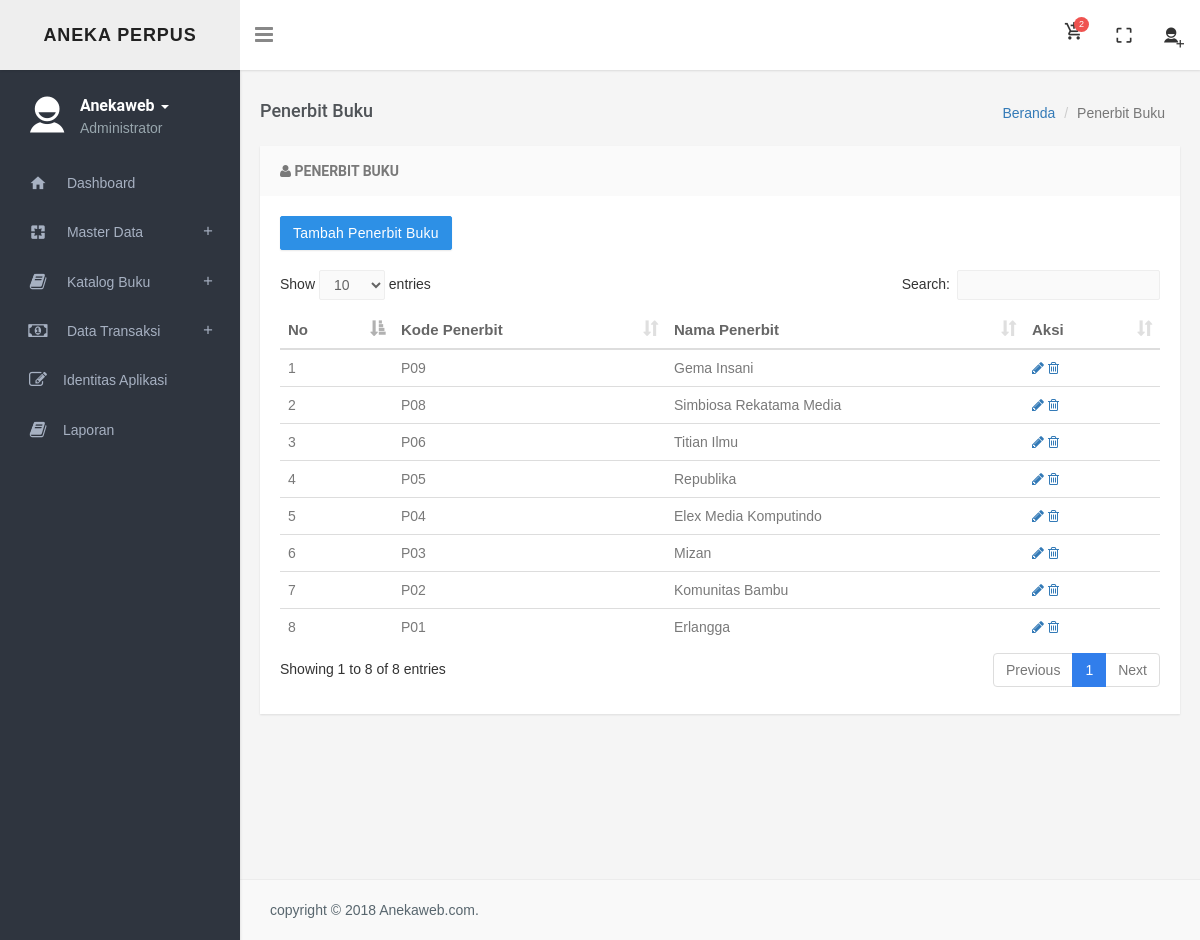
The app's page /index.php?p=penerbit (signed in) with its own data.
### tables this page shows
CREATE TABLE IF NOT EXISTS `identitas` (
  `id_identitas` int(5) NOT NULL AUTO_INCREMENT,
  `nama_aplikasi` varchar(100) NOT NULL,
  `email` varchar(50) NOT NULL,
  `tlp` varchar(50) NOT NULL,
  `alamat` text NOT NULL,
  `denda` varchar(10) NOT NULL,
  PRIMARY KEY (`id_identitas`)
);

CREATE TABLE IF NOT EXISTS `user` (
  `id` int(100) NOT NULL AUTO_INCREMENT,
  `nama` varchar(100) NOT NULL,
  `username` varchar(100) NOT NULL,
  `password` varchar(100) NOT NULL,
  `level` enum('Administrator','Karyawan') NOT NULL,
  `alamat` varchar(50) NOT NULL,
  `telp` varchar(20) NOT NULL,
  `gender` enum('Laki laki','Perempuan') NOT NULL,
  PRIMARY KEY (`id`)
);

CREATE TABLE IF NOT EXISTS `penerbit` (
  `kd_penerbit` char(3) NOT NULL,
  `nm_penerbit` varchar(30) NOT NULL,
  PRIMARY KEY (`kd_penerbit`)
);

### penerbit/penerbit.php (the view, shortened to what this page needs)
<?php
$aksi="penerbit/aksi_penerbit.php";
$p=isset($_GET['aksi'])?$_GET['aksi']:null;
switch($p){
default:
echo "<div class='row'>
    <div class='col-sm-12'>
    <h4 class='pull-left page-title'>Penerbit Buku</h4>
    <ol class='breadcrumb pull-right'>
    <li><a href='#'>Beranda</a></li>
    <li class='active'>Penerbit Buku</li>
    </ol>
    </div>
    </div>
    <div class='panel panel-default'>
    <div class='panel-heading'>
    <h3 class='panel-title'><i class='fa fa-user'></i> Penerbit Buku</h3>
    </div>  <div class='panel-body'>
    <p align='left'><a class='btn btn-primary' href='?p=penerbit&aksi=tambah'><i class='icon-plus'></i>Tambah Penerbit Buku</a></p>
    <br/>";
echo "<table id='datatable' class='table table-hover'>
	  <thead>
	  <tr>
	  <th><i class='icon-time'></i> No</th>
	  <th><i class='icon-time'></i> Kode Penerbit</th>
	  <th><i class='icon-time'></i> Nama Penerbit</th>
	  <th><i class='icon-chevron-right'></i> Aksi</th>
	  </tr>
	  </thead>
	  <tbody>";
$i=1;
$tp=mysqli_query($db,"SELECT * FROM penerbit ORDER BY kd_penerbit DESC");
while($r=mysqli_fetch_array($tp)){
 echo"<tr>
		<td>$i</td>
		<td>$r[kd_penerbit]</td>
		<td>$r[nm_penerbit]</td>
		<td><a class='on-default edit-row' href='?p=penerbit&aksi=edit&id=$r[kd_penerbit]'><i class='fa fa-pencil'></i></a>
		 <a class='on-default remove-row' href='$aksi?act=hapus&id=$r[kd_penerbit]' onClick=\"return confirm('Anda yakin ingin menghapus ini?');\"><i class='fa fa-trash-o'></i>    </td>
	</tr>";
	$i=$i+1;
    }
echo"</tbody>
	</table>
	</div>
	</div>";
break;
			}
?>
</body>
</html>

### index.php (shortened to what this page needs)
<?php
if ( !isset($_SESSION['username']) ) {
    header('location:login.php');
}
else {
    $usr = $_SESSION['username'];
}
require_once('config/koneksi.php');
$iden=mysqli_fetch_array(mysqli_query($db,"SELECT * FROM identitas"));
$query = mysqli_query($db,"SELECT * FROM user WHERE username = '$usr'");
$hasil = mysqli_fetch_array($query);
?>
<!DOCTYPE html>
<html>
    <head>
       <link href="css/bootstrap.min.css" rel="stylesheet" />
        <link href="assets/font-awesome/css/font-awesome.min.css" rel="stylesheet" />
        <link href="assets/ionicon/css/ionicons.min.css" rel="stylesheet" />
        <link href="css/material-design-iconic-font.min.css" rel="stylesheet">
        <link href="css/animate.css" rel="stylesheet" />
        <link href="css/waves-effect.css" rel="stylesheet">
        <link href="assets/tagsinput/jquery.tagsinput.css" rel="stylesheet" />
        <link href="assets/toggles/toggles.css" rel="stylesheet" />
        <link href="assets/timepicker/bootstrap-timepicker.min.css" rel="stylesheet" />
        <link href="assets/timepicker/bootstrap-datepicker.min.css" rel="stylesheet" />
        <link href="assets/colorpicker/colorpicker.css" rel="stylesheet" type="text/css" />
        <link href="assets/jquery-multi-select/multi-select.css"  rel="stylesheet" type="text/css" />
        <link href="assets/select2/select2.css" rel="stylesheet" type="text/css" />
        <link href="css/helper.css" rel="stylesheet" type="text/css" />
        <link href="css/style.css" rel="stylesheet" type="text/css" />
        <link href="assets/datatables/jquery.dataTables.min.css" rel="stylesheet" type="text/css" />
 </head>
    <body class="fixed-left">
        <div id="wrapper">
            <div class="topbar">
                <div class="topbar-left">
                    <div class="text-center">
                        <a href="index.html" class="logo"><span><?php echo $iden[nama_aplikasi]; ?></span></a>
                    </div>
                </div>
                <div class="navbar navbar-default" role="navigation">
                    <div class="container">
                        <div class="">
                            <div class="pull-left">
                                <button class="button-menu-mobile open-left">
                                    <i class="fa fa-bars"></i>
                                </button>
                            </div>
                            <ul class="nav navbar-nav navbar-right pull-right">
                                <li class="dropdown">
                                    <a href="index.php?p=datapeminjaman" data-target="#" class="dropdown-toggle waves-effect waves-light">
                                     <?php
$jumORDER=mysqli_num_rows(mysqli_query($db,"SELECT * FROM transaksi WHERE status='Pinjam'"));
echo "<i class='md-add-shopping-cart'></i> <span class='badge badge-xs badge-danger'>$jumORDER</span>";
?>
                                    </a>
                                </li>
                                <li class="hidden-xs">
                                    <a href="#" id="btn-fullscreen" class="waves-effect waves-light"><i class="md md-crop-free"></i></a>
                                </li>
                                <li class="dropdown">
                                    <a href="#" class="dropdown-toggle profile" data-toggle="dropdown" aria-expanded="true"><i class="ion-android-add-contact"></i></a>
                                </li>
                            </ul>
                        </div>
                    </div>
                </div>
            </div>
            <div class="left side-menu">
                <div class="sidebar-inner slimscrollleft">
                    <div class="user-details">
                        <div class="pull-left">
                            <i class="ion-android-contact"></i>
                        </div>
                        <div class="user-info">
                            <div class="dropdown">
                                <a href="#" class="dropdown-toggle" data-toggle="dropdown" aria-expanded="false"><?php echo $hasil['nama']; ?> <span class="caret"></span></a>
                            </div>
                            <p class="text-muted m-0"><?php echo $hasil['level']; ?></p>
                        </div>
                    </div>
                    <div id="sidebar-menu">
                        <ul>
                            <li>
                                <a href="?p=home" class="waves-effect"><i class="md md-home"></i><span> Dashboard</a>
                            </li>
							<?php if ($hasil['level']=='Administrator') { ?>
                              <li class="has_sub">
                               <a href="#" class="waves-effect"><i class="md md-pages"></i><span> Master Data</span><span class="pull-right"><i class="md md-add"></i></span></a>
                            </li>
                            <li class="has_sub">
                               <a href="#" class="waves-effect"><i class="fa fa-book"></i><span> Katalog Buku</span><span class="pull-right"><i class="md md-add"></i></span></a>
                            </li>
                            <li class="has_sub">
                               <a href="#" class="waves-effect"><i class="fa fa-money"></i><span> Data Transaksi</span><span class="pull-right"><i class="md md-add"></i></span></a>
                            </li>
							<li> <a href="?p=identitas"><i class="fa fa-edit"></i><span>Identitas Aplikasi </span></a></li>
                            <li><a href="?p=laporan"><i class="fa fa-book"></i><span>Laporan</span></a></li>
                            <?php } ?>
                        </ul>
                    </div>
                </div>
            </div>
            <div class="content-page">
                <div class="content">
                    <div class="container">
                             <?php include "konten.php"; ?>
                <footer class="footer text-left">
                    copyright &copy; 2018 Anekaweb.com.
                </footer>
	</body>
</html>

### css/waves-effect.css (style rules this page uses)
.waves-effect { position: relative; cursor: pointer; display: inline-block; overflow: hidden; -webkit-user-select: none; -moz-user-select: none; -ms-user-select: none; user-select: none; -webkit-tap-highlight-color: transparent; vertical-align: middle; z-index: 1; will-change: opacity, transform; -webkit-transition: all 0.3s ease-out; -moz-transition: all 0.3s ease-out; -o-transition: all 0.3s ease-out; -ms-transition: all 0.3s ease-out; transition: all 0.3s ease-out; }

### css/helper.css (style rules this page uses)
.m-0 { margin: 0px !important; }

### records on screen
identitas: nama_aplikasi "ANEKA PERPUS"
user: nama "Anekaweb", level "Administrator"
penerbit: kd_penerbit "P09", nm_penerbit "Gema Insani"
penerbit: kd_penerbit "P08", nm_penerbit "Simbiosa Rekatama Media"
penerbit: kd_penerbit "P06", nm_penerbit "Titian Ilmu"
penerbit: kd_penerbit "P05", nm_penerbit "Republika"
penerbit: kd_penerbit "P04", nm_penerbit "Elex Media Komputindo"
penerbit: kd_penerbit "P03", nm_penerbit "Mizan"
penerbit: kd_penerbit "P02", nm_penerbit "Komunitas Bambu"
penerbit: kd_penerbit "P01", nm_penerbit "Erlangga"

### other values on screen
$jumORDER "2"
